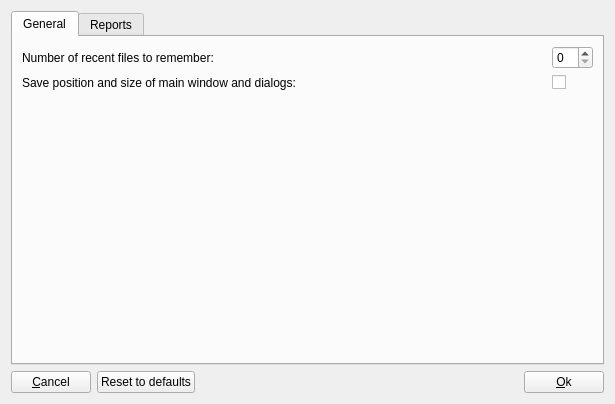
<?xml version="1.0" encoding="UTF-8"?>
<ui version="4.0">
 <class>DlgPreferences</class>
 <widget class="QDialog" name="DlgPreferences">
  <property name="geometry">
   <rect>
    <x>0</x>
    <y>0</y>
    <width>615</width>
    <height>404</height>
   </rect>
  </property>
  <property name="windowTitle">
   <string>Preferences</string>
  </property>
  <property name="windowIcon">
   <iconset resource="fred.qrc">
    <normaloff>:/icons/resources/fred.png</normaloff>:/icons/resources/fred.png</iconset>
  </property>
  <layout class="QVBoxLayout" name="verticalLayout">
   <item>
    <widget class="QTabWidget" name="tabWidget">
     <property name="currentIndex">
      <number>0</number>
     </property>
     <widget class="QWidget" name="TabGeneral">
      <attribute name="title">
       <string>General</string>
      </attribute>
      <layout class="QGridLayout" name="gridLayout">
       <item row="0" column="1">
        <widget class="QSpinBox" name="SpinBoxRecentFiles"/>
       </item>
       <item row="0" column="0">
        <widget class="QLabel" name="LblRecentFiles">
         <property name="text">
          <string>Number of recent files to remember:</string>
         </property>
        </widget>
       </item>
       <item row="1" column="0">
        <widget class="QLabel" name="LblSavePositions">
         <property name="text">
          <string>Save position and size of main window and dialogs:</string>
         </property>
        </widget>
       </item>
       <item row="1" column="1">
        <widget class="QCheckBox" name="ChkBoxSavePositions">
         <property name="sizePolicy">
          <sizepolicy hsizetype="Fixed" vsizetype="Fixed">
           <horstretch>0</horstretch>
           <verstretch>0</verstretch>
          </sizepolicy>
         </property>
         <property name="text">
          <string/>
         </property>
         <property name="checkable">
          <bool>true</bool>
         </property>
         <property name="autoExclusive">
          <bool>false</bool>
         </property>
         <property name="tristate">
          <bool>false</bool>
         </property>
        </widget>
       </item>
       <item row="2" column="0">
        <spacer name="verticalSpacer">
         <property name="orientation">
          <enum>Qt::Vertical</enum>
         </property>
         <property name="sizeHint" stdset="0">
          <size>
           <width>20</width>
           <height>40</height>
          </size>
         </property>
        </spacer>
       </item>
      </layout>
     </widget>
     <widget class="QWidget" name="TabReports">
      <attribute name="title">
       <string>Reports</string>
      </attribute>
      <layout class="QVBoxLayout" name="verticalLayout_3">
       <item>
        <widget class="QLabel" name="label">
         <property name="text">
          <string>&lt;html&gt;&lt;head/&gt;&lt;body&gt;&lt;p&gt;&lt;span style=&quot; font-weight:600;&quot;&gt;Warning:&lt;/span&gt;&lt;/p&gt;&lt;p&gt;The following list gives you the possibility to add/remove report locations and to change their precedence. Reports are searched and added from top to bottom, thus reports found in later directories replace reports found earlier if they have same name, category and hive! In addition, you may also remove the two default system and user locations which might result in no reports being found at all if you don't have added your own locations.&lt;/p&gt;&lt;/body&gt;&lt;/html&gt;</string>
         </property>
         <property name="wordWrap">
          <bool>true</bool>
         </property>
        </widget>
       </item>
       <item>
        <layout class="QHBoxLayout" name="horizontalLayout_2">
         <item>
          <widget class="QListWidget" name="ListReportLocations"/>
         </item>
         <item>
          <layout class="QVBoxLayout" name="verticalLayout_2">
           <item>
            <widget class="QPushButton" name="BtnAddReportLoc">
             <property name="text">
              <string>Add</string>
             </property>
            </widget>
           </item>
           <item>
            <widget class="QPushButton" name="BtnEditReportLoc">
             <property name="enabled">
              <bool>false</bool>
             </property>
             <property name="text">
              <string>Edit</string>
             </property>
            </widget>
           </item>
           <item>
            <widget class="QPushButton" name="BtnRemoveReportLoc">
             <property name="enabled">
              <bool>false</bool>
             </property>
             <property name="text">
              <string>Remove</string>
             </property>
            </widget>
           </item>
           <item>
            <widget class="QPushButton" name="BtnMoveReportLocUp">
             <property name="enabled">
              <bool>false</bool>
             </property>
             <property name="text">
              <string>Move up</string>
             </property>
            </widget>
           </item>
           <item>
            <widget class="QPushButton" name="BtnMoveReportLocDown">
             <property name="enabled">
              <bool>false</bool>
             </property>
             <property name="text">
              <string>Move down</string>
             </property>
            </widget>
           </item>
           <item>
            <spacer name="verticalSpacer_2">
             <property name="orientation">
              <enum>Qt::Vertical</enum>
             </property>
             <property name="sizeHint" stdset="0">
              <size>
               <width>20</width>
               <height>40</height>
              </size>
             </property>
            </spacer>
           </item>
          </layout>
         </item>
        </layout>
       </item>
      </layout>
     </widget>
    </widget>
   </item>
   <item>
    <layout class="QHBoxLayout" name="horizontalLayout">
     <item>
      <widget class="QPushButton" name="BtnCancel">
       <property name="text">
        <string>&amp;Cancel</string>
       </property>
      </widget>
     </item>
     <item>
      <widget class="QPushButton" name="BtnReset">
       <property name="text">
        <string>Reset to defaults</string>
       </property>
      </widget>
     </item>
     <item>
      <spacer name="horizontalSpacer">
       <property name="orientation">
        <enum>Qt::Horizontal</enum>
       </property>
       <property name="sizeHint" stdset="0">
        <size>
         <width>40</width>
         <height>20</height>
        </size>
       </property>
      </spacer>
     </item>
     <item>
      <widget class="QPushButton" name="BtnOk">
       <property name="text">
        <string>&amp;Ok</string>
       </property>
      </widget>
     </item>
    </layout>
   </item>
  </layout>
 </widget>
 <tabstops>
  <tabstop>BtnOk</tabstop>
  <tabstop>BtnCancel</tabstop>
  <tabstop>tabWidget</tabstop>
 </tabstops>
 <resources>
  <include location="fred.qrc"/>
 </resources>
 <connections/>
</ui>
